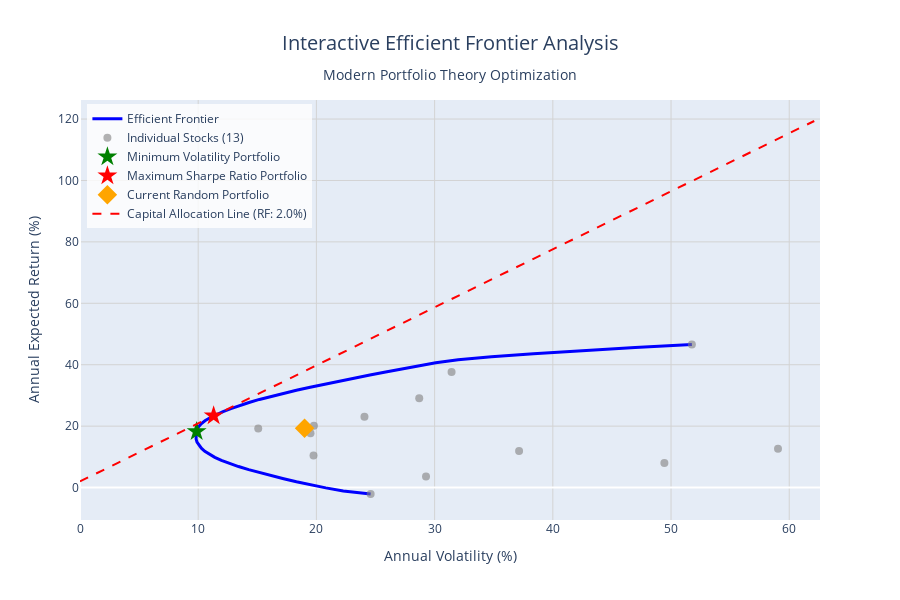

The code cell stored with this chart in its notebook:
### Code cell
# Create efficient frontier visualizations
print("\n🎨 Creating efficient frontier visualizations...")

# ============================================================================
# STATIC EFFICIENT FRONTIER PLOT
# ============================================================================

fig, ax = plt.subplots(figsize=(14, 10))

# Plot efficient frontier
if len(efficient_returns) > 0:
    ax.plot(efficient_volatilities, efficient_returns, 'b-', linewidth=3, 
            label='Efficient Frontier', alpha=0.8)
    ax.fill_between(efficient_volatilities, efficient_returns, alpha=0.1, color='blue')

# Plot individual stocks
stock_volatilities = np.sqrt(np.diag(cov_matrix))
ax.scatter(stock_volatilities, expected_returns, alpha=0.6, s=50, c='gray', 
           label=f'Individual Stocks ({len(expected_returns)})')

# Plot special portfolios
if min_vol_weights is not None:
    ax.scatter(min_vol, min_vol_return, color='green', s=200, marker='*', 
               label=f'Min Volatility\n(Ret: {min_vol_return:.1%}, Vol: {min_vol:.1%})', 
               edgecolors='darkgreen', linewidth=2, zorder=5)

if max_sharpe_weights is not None:
    ax.scatter(max_sharpe_vol, max_sharpe_return, color='red', s=200, marker='*', 
               label=f'Max Sharpe Ratio\n(Ret: {max_sharpe_return:.1%}, Vol: {max_sharpe_vol:.1%}, SR: {max_sharpe_ratio:.2f})', 
               edgecolors='darkred', linewidth=2, zorder=5)

# Plot current portfolio
ax.scatter(current_vol, current_return, color='orange', s=200, marker='D', 
           label=f'Current Portfolio\n(Ret: {current_return:.1%}, Vol: {current_vol:.1%}, SR: {current_sharpe:.2f})', 
           edgecolors='darkorange', linewidth=2, zorder=5)

# Plot capital allocation line (CAL) from risk-free rate to max Sharpe portfolio
if max_sharpe_weights is not None:
    cal_vols = np.linspace(0, max(efficient_volatilities + [current_vol]) * 1.2, 100)
    cal_returns = risk_free_rate + (max_sharpe_return - risk_free_rate) / max_sharpe_vol * cal_vols
    ax.plot(cal_vols, cal_returns, 'r--', linewidth=2, alpha=0.7, 
            label=f'Capital Allocation Line\n(RF: {risk_free_rate:.1%})')

# Formatting
ax.set_xlabel('Annual Volatility (Standard Deviation)', fontsize=12, fontweight='bold')
ax.set_ylabel('Annual Expected Return', fontsize=12, fontweight='bold')
ax.set_title('Efficient Frontier Analysis\nModern Portfolio Theory Optimization', 
             fontsize=16, fontweight='bold', pad=20)

# Format axes as percentages
ax.yaxis.set_major_formatter(plt.FuncFormatter(lambda y, _: '{:.0%}'.format(y)))
ax.xaxis.set_major_formatter(plt.FuncFormatter(lambda x, _: '{:.0%}'.format(x)))

ax.grid(True, alpha=0.3)
ax.legend(loc='upper left', fontsize=10, framealpha=0.9)

# Add annotations
ax.annotate('Higher Risk,\nHigher Return', 
            xy=(0.8, 0.8), xycoords='axes fraction',
            fontsize=10, alpha=0.7, ha='center',
            bbox=dict(boxstyle="round,pad=0.3", facecolor="yellow", alpha=0.3))

ax.annotate('Lower Risk,\nLower Return', 
            xy=(0.2, 0.2), xycoords='axes fraction',
            fontsize=10, alpha=0.7, ha='center',
            bbox=dict(boxstyle="round,pad=0.3", facecolor="lightblue", alpha=0.3))

plt.tight_layout()
plt.show()

# ============================================================================
# INTERACTIVE EFFICIENT FRONTIER PLOT
# ============================================================================

print("📊 Creating interactive efficient frontier dashboard...")

fig = go.Figure()

# Add efficient frontier
if len(efficient_returns) > 0:
    fig.add_trace(go.Scatter(
        x=[vol*100 for vol in efficient_volatilities],
        y=[ret*100 for ret in efficient_returns],
        mode='lines',
        name='Efficient Frontier',
        line=dict(color='blue', width=3),
        hovertemplate='<b>Efficient Frontier</b><br>' +
                      'Volatility: %{x:.2f}%<br>' +
                      'Return: %{y:.2f}%<br>' +
                      '<extra></extra>'
    ))

# Add individual stocks
fig.add_trace(go.Scatter(
    x=[vol*100 for vol in stock_volatilities],
    y=[ret*100 for ret in expected_returns],
    mode='markers',
    name=f'Individual Stocks ({len(expected_returns)})',
    marker=dict(color='gray', size=8, opacity=0.6),
    text=[f'{stock}<br>Return: {ret:.1%}<br>Vol: {vol:.1%}' 
          for stock, ret, vol in zip(expected_returns.index, expected_returns, stock_volatilities)],
    hovertemplate='<b>%{text}</b><extra></extra>'
))

# Add special portfolios
if min_vol_weights is not None:
    fig.add_trace(go.Scatter(
        x=[min_vol*100],
        y=[min_vol_return*100],
        mode='markers',
        name='Minimum Volatility Portfolio',
        marker=dict(color='green', size=15, symbol='star'),
        hovertemplate='<b>Minimum Volatility Portfolio</b><br>' +
                      f'Return: {min_vol_return:.1%}<br>' +
                      f'Volatility: {min_vol:.1%}<br>' +
                      '<extra></extra>'
    ))

if max_sharpe_weights is not None:
    fig.add_trace(go.Scatter(
        x=[max_sharpe_vol*100],
        y=[max_sharpe_return*100],
        mode='markers',
        name='Maximum Sharpe Ratio Portfolio',
        marker=dict(color='red', size=15, symbol='star'),
        hovertemplate='<b>Maximum Sharpe Ratio Portfolio</b><br>' +
                      f'Return: {max_sharpe_return:.1%}<br>' +
                      f'Volatility: {max_sharpe_vol:.1%}<br>' +
                      f'Sharpe Ratio: {max_sharpe_ratio:.2f}<br>' +
                      '<extra></extra>'
    ))

# Add current portfolio
fig.add_trace(go.Scatter(
    x=[current_vol*100],
    y=[current_return*100],
    mode='markers',
    name='Current Random Portfolio',
    marker=dict(color='orange', size=15, symbol='diamond'),
    hovertemplate='<b>Current Random Portfolio</b><br>' +
                  f'Return: {current_return:.1%}<br>' +
                  f'Volatility: {current_vol:.1%}<br>' +
                  f'Sharpe Ratio: {current_sharpe:.2f}<br>' +
                  '<extra></extra>'
))

# Add capital allocation line
if max_sharpe_weights is not None:
    cal_vols = np.linspace(0, max([vol*100 for vol in efficient_volatilities] + [current_vol*100]) * 1.2, 100)
    cal_returns = risk_free_rate*100 + (max_sharpe_return*100 - risk_free_rate*100) / (max_sharpe_vol*100) * cal_vols
    fig.add_trace(go.Scatter(
        x=cal_vols,
        y=cal_returns,
        mode='lines',
        name=f'Capital Allocation Line (RF: {risk_free_rate:.1%})',
        line=dict(color='red', width=2, dash='dash'),
        hovertemplate='<b>Capital Allocation Line</b><br>' +
                      'Volatility: %{x:.2f}%<br>' +
                      'Return: %{y:.2f}%<br>' +
                      f'Risk-Free Rate: {risk_free_rate:.1%}<br>' +
                      '<extra></extra>'
    ))

# Update layout
fig.update_layout(
    title={
        'text': 'Interactive Efficient Frontier Analysis<br><sub>Modern Portfolio Theory Optimization</sub>',
        'x': 0.5,
        'font': {'size': 20}
    },
    xaxis_title='Annual Volatility (%)',
    yaxis_title='Annual Expected Return (%)',
    hovermode='closest',
    width=900,
    height=600,
    showlegend=True,
    legend=dict(
        yanchor="top",
        y=0.99,
        xanchor="left",
        x=0.01,
        bgcolor="rgba(255,255,255,0.8)"
    )
)

# Add grid
fig.update_xaxes(showgrid=True, gridwidth=1, gridcolor='lightgray')
fig.update_yaxes(showgrid=True, gridwidth=1, gridcolor='lightgray')

fig.show()

print("✅ Efficient frontier visualizations complete")

### Figure 1 — Plotly figure (JSON) as saved in the notebook; plotly's stock layout.template omitted (floating-point values rounded to 4 significant figures)
{"data": [{"hovertemplate": "<b>Efficient Frontier</b><br>Volatility: %{x:.2f}%<br>Return: %{y:.2f}%<br><extra></extra>", "line": {"color": "blue", "width": 3}, "mode": "lines", "name": "Efficient Frontier", "type": "scatter", "x": [24.59, 22.27, 20.8, 19.47, 18.31, 17.23, 16.19, 15.2, 14.27, 13.41, 12.64, 11.96, 11.4, 10.94, 10.56, 10.27, 10.05, 9.899, 9.823, 9.806, 9.835, 9.907, 10.03, 10.25, 10.57, 10.99, 11.51, 12.1, 12.77, 13.49, 14.3, 15.18, 16.15, 17.19, 18.31, 19.47, 20.69, 21.94, 23.22, 24.53, 25.86, 27.21, 28.62, 30.1, 31.99, 34.81, 38.36, 42.46, 46.96, 51.76], "y": [-2.093, -1.1, -0.1064, 0.887, 1.88, 2.874, 3.867, 4.861, 5.854, 6.848, 7.841, 8.834, 9.828, 10.82, 11.81, 12.81, 13.8, 14.79, 15.79, 16.78, 17.78, 18.77, 19.76, 20.76, 21.75, 22.74, 23.74, 24.73, 25.72, 26.72, 27.71, 28.7, 29.7, 30.69, 31.68, 32.68, 33.67, 34.66, 35.66, 36.65, 37.64, 38.64, 39.63, 40.62, 41.62, 42.61, 43.6, 44.6, 45.59, 46.58]}, {"hovertemplate": "<b>%{text}</b><extra></extra>", "marker": {"color": "gray", "opacity": 0.6, "size": 8}, "mode": "markers", "name": "Individual Stocks (13)", "text": ["V<br>Return: 20.1%<br>Vol: 19.8%", "C<br>Return: 29.0%<br>Vol: 28.7%", "A<br>Return: 3.6%<br>Vol: 29.3%", "K<br>Return: 10.5%<br>Vol: 19.8%", "F<br>Return: 11.9%<br>Vol: 37.1%", "S<br>Return: 12.6%<br>Vol: 59.0%", "X<br>Return: 46.6%<br>Vol: 51.8%", "L<br>Return: 17.7%<br>Vol: 19.5%", "^IRX<br>Return: 19.2%<br>Vol: 15.1%", "T<br>Return: 23.0%<br>Vol: 24.1%", "D<br>Return: -2.1%<br>Vol: 24.6%", "M<br>Return: 8.0%<br>Vol: 49.4%", "R<br>Return: 37.6%<br>Vol: 31.4%"], "type": "scatter", "x": [19.79, 28.7, 29.27, 19.76, 37.14, 59.05, 51.76, 19.5, 15.08, 24.06, 24.59, 49.44, 31.43], "y": [20.12, 29.05, 3.635, 10.47, 11.89, 12.62, 46.58, 17.69, 19.2, 23.05, -2.093, 7.992, 37.62]}, {"hovertemplate": "<b>Minimum Volatility Portfolio</b><br>Return: 18.3%<br>Volatility: 9.9%<br><extra></extra>", "marker": {"color": "green", "size": 15, "symbol": "star"}, "mode": "markers", "name": "Minimum Volatility Portfolio", "type": "scatter", "x": [9.867], "y": [18.29]}, {"hovertemplate": "<b>Maximum Sharpe Ratio Portfolio</b><br>Return: 23.4%<br>Volatility: 11.3%<br>Sharpe Ratio: 1.89<br><extra></extra>", "marker": {"color": "red", "size": 15, "symbol": "star"}, "mode": "markers", "name": "Maximum Sharpe Ratio Portfolio", "type": "scatter", "x": [11.3], "y": [23.36]}, {"hovertemplate": "<b>Current Random Portfolio</b><br>Return: 19.3%<br>Volatility: 19.0%<br>Sharpe Ratio: 0.91<br><extra></extra>", "marker": {"color": "orange", "size": 15, "symbol": "diamond"}, "mode": "markers", "name": "Current Random Portfolio", "type": "scatter", "x": [19.0], "y": [19.31]}, {"hovertemplate": "<b>Capital Allocation Line</b><br>Volatility: %{x:.2f}%<br>Return: %{y:.2f}%<br>Risk-Free Rate: 2.0%<br><extra></extra>", "line": {"color": "red", "dash": "dash", "width": 2}, "mode": "lines", "name": "Capital Allocation Line (RF: 2.0%)", "type": "scatter", "x": [0.0, 0.6274, 1.255, 1.882, 2.51, 3.137, 3.765, 4.392, 5.019, 5.647, 6.274, 6.902, 7.529, 8.156, 8.784, 9.411, 10.04, 10.67, 11.29, 11.92, 12.55, 13.18, 13.8, 14.43, 15.06, 15.69, 16.31, 16.94, 17.57, 18.2, 18.82, 19.45, 20.08, 20.7, 21.33, 21.96, 22.59, 23.21, 23.84, 24.47, 25.1, 25.72, 26.35, 26.98, 27.61, 28.23, 28.86, 29.49, 30.12, 30.74, 31.37, 32.0, 32.63, 33.25, 33.88, 34.51, 35.14, 35.76, 36.39, 37.02, 37.65, 38.27, 38.9, 39.53, 40.15, 40.78, 41.41, 42.04, 42.66, 43.29, 43.92, 44.55, 45.17, 45.8, 46.43, 47.06, 47.68, 48.31, 48.94, 49.57, 50.19, 50.82, 51.45, 52.08, 52.7, 53.33, 53.96, 54.59, 55.21, 55.84, 56.47, 57.1, 57.72, 58.35, 58.98, 59.61, 60.23, 60.86, 61.49, 62.11], "y": [2.0, 3.186, 4.371, 5.557, 6.742, 7.928, 9.113, 10.3, 11.48, 12.67, 13.86, 15.04, 16.23, 17.41, 18.6, 19.78, 20.97, 22.15, 23.34, 24.52, 25.71, 26.9, 28.08, 29.27, 30.45, 31.64, 32.82, 34.01, 35.19, 36.38, 37.57, 38.75, 39.94, 41.12, 42.31, 43.49, 44.68, 45.86, 47.05, 48.23, 49.42, 50.61, 51.79, 52.98, 54.16, 55.35, 56.53, 57.72, 58.9, 60.09, 61.28, 62.46, 63.65, 64.83, 66.02, 67.2, 68.39, 69.57, 70.76, 71.94, 73.13, 74.32, 75.5, 76.69, 77.87, 79.06, 80.24, 81.43, 82.61, 83.8, 84.99, 86.17, 87.36, 88.54, 89.73, 90.91, 92.1, 93.28, 94.47, 95.65, 96.84, 98.03, 99.21, 100.4, 101.6, 102.8, 104.0, 105.1, 106.3, 107.5, 108.7, 109.9, 111.1, 112.3, 113.4, 114.6, 115.8, 117.0, 118.2, 119.4]}], "layout": {"height": 600, "hovermode": "closest", "legend": {"bgcolor": "rgba(255,255,255,0.8)", "x": 0.01, "xanchor": "left", "y": 0.99, "yanchor": "top"}, "showlegend": true, "title": {"font": {"size": 20}, "text": "Interactive Efficient Frontier Analysis<br><sub>Modern Portfolio Theory Optimization</sub>", "x": 0.5}, "width": 900, "xaxis": {"gridcolor": "lightgray", "gridwidth": 1, "showgrid": true, "title": {"text": "Annual Volatility (%)"}}, "yaxis": {"gridcolor": "lightgray", "gridwidth": 1, "showgrid": true, "title": {"text": "Annual Expected Return (%)"}}}}
